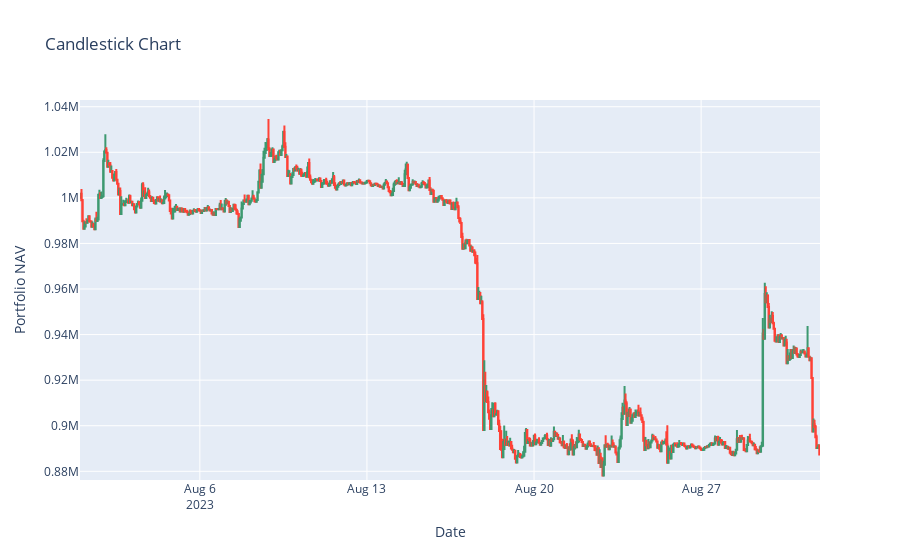

Here is the notebook cell this chart was saved with:
### Code cell
import pandas as pd
import plotly.graph_objects as go

# Create a Candlestick chart
fig = go.Figure(data=[go.Candlestick(x=df['date'],
                open=portfolio['nav_open'],
                high=portfolio['nav_high'],
                low=portfolio['nav_low'],
                close=portfolio['nav_close'])])

# Customize the layout
fig.update_layout(
    title='Candlestick Chart',
    yaxis_title='Portfolio NAV',
    xaxis_title='Date',
    xaxis_rangeslider_visible=False  # Hides the range slider
)

# Show the figure
fig.show()

### Figure 1 — Plotly figure (JSON) as saved in the notebook; plotly's stock layout.template omitted (floating-point values rounded to 4 significant figures; data arrays with more than 128 entries replaced by an {"elided": "..."} marker saying what was removed)
{"data": [{"close": {"elided": "744 float values"}, "high": {"elided": "744 float values"}, "low": {"elided": "744 float values"}, "open": {"elided": "744 float values"}, "type": "candlestick", "x": {"elided": "744 str values"}}], "layout": {"autosize": true, "title": {"text": "Candlestick Chart"}, "xaxis": {"autorange": true, "range": ["2023-07-31 23:30", "2023-08-31 23:30"], "rangeslider": {"visible": false, "yaxis": {}}, "title": {"text": "Date"}, "type": "date"}, "yaxis": {"autorange": true, "range": [876200.0, 1043000.0], "title": {"text": "Portfolio NAV"}}}}
